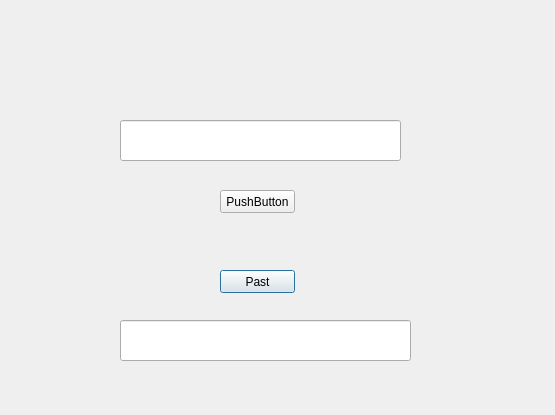
<?xml version="1.0" encoding="UTF-8"?>
<ui version="4.0">
 <class>Dialog</class>
 <widget class="QDialog" name="Dialog">
  <property name="geometry">
   <rect>
    <x>0</x>
    <y>0</y>
    <width>555</width>
    <height>415</height>
   </rect>
  </property>
  <property name="windowTitle">
   <string>Dialog</string>
  </property>
  <widget class="QPushButton" name="past">
   <property name="geometry">
    <rect>
     <x>220</x>
     <y>270</y>
     <width>75</width>
     <height>23</height>
    </rect>
   </property>
   <property name="text">
    <string>Past</string>
   </property>
  </widget>
  <widget class="QLineEdit" name="lineEdit_2">
   <property name="geometry">
    <rect>
     <x>120</x>
     <y>320</y>
     <width>291</width>
     <height>41</height>
    </rect>
   </property>
  </widget>
  <widget class="QPushButton" name="copy">
   <property name="geometry">
    <rect>
     <x>220</x>
     <y>190</y>
     <width>75</width>
     <height>23</height>
    </rect>
   </property>
   <property name="text">
    <string>PushButton</string>
   </property>
  </widget>
  <widget class="QLineEdit" name="lineEdit">
   <property name="geometry">
    <rect>
     <x>120</x>
     <y>120</y>
     <width>281</width>
     <height>41</height>
    </rect>
   </property>
  </widget>
 </widget>
 <resources/>
 <connections>
  <connection>
   <sender>copy</sender>
   <signal>pressed()</signal>
   <receiver>lineEdit</receiver>
   <slot>selectAll()</slot>
   <hints>
    <hint type="sourcelabel">
     <x>231</x>
     <y>197</y>
    </hint>
    <hint type="destinationlabel">
     <x>230</x>
     <y>129</y>
    </hint>
   </hints>
  </connection>
  <connection>
   <sender>copy</sender>
   <signal>clicked()</signal>
   <receiver>lineEdit</receiver>
   <slot>cut()</slot>
   <hints>
    <hint type="sourcelabel">
     <x>276</x>
     <y>203</y>
    </hint>
    <hint type="destinationlabel">
     <x>291</x>
     <y>140</y>
    </hint>
   </hints>
  </connection>
  <connection>
   <sender>past</sender>
   <signal>clicked()</signal>
   <receiver>lineEdit_2</receiver>
   <slot>paste()</slot>
   <hints>
    <hint type="sourcelabel">
     <x>264</x>
     <y>282</y>
    </hint>
    <hint type="destinationlabel">
     <x>269</x>
     <y>350</y>
    </hint>
   </hints>
  </connection>
 </connections>
</ui>
